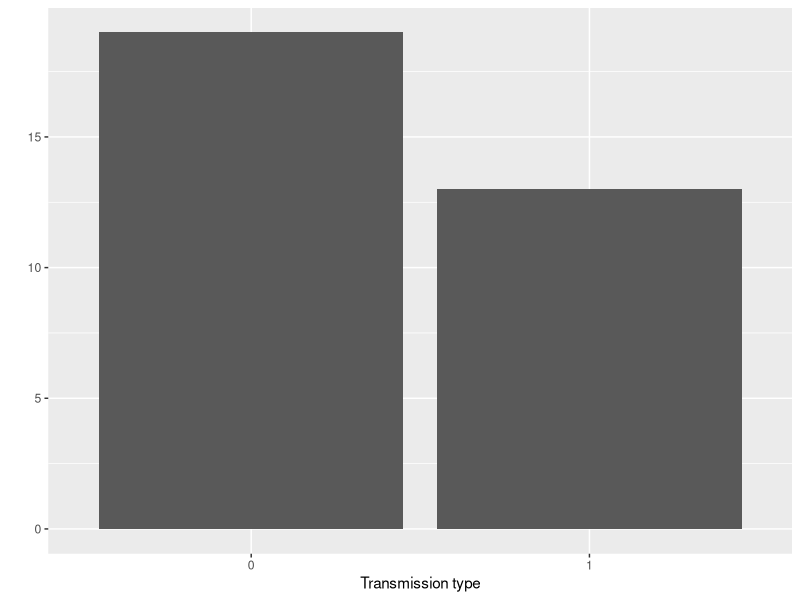
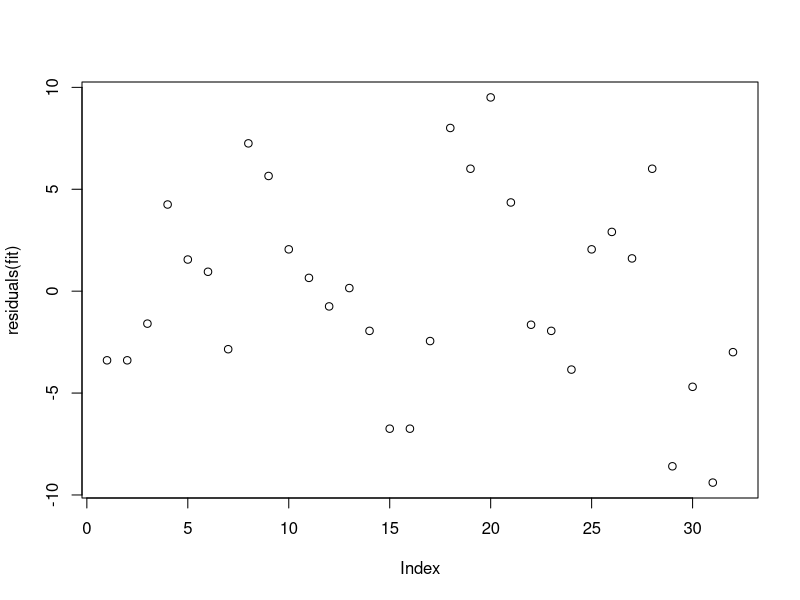
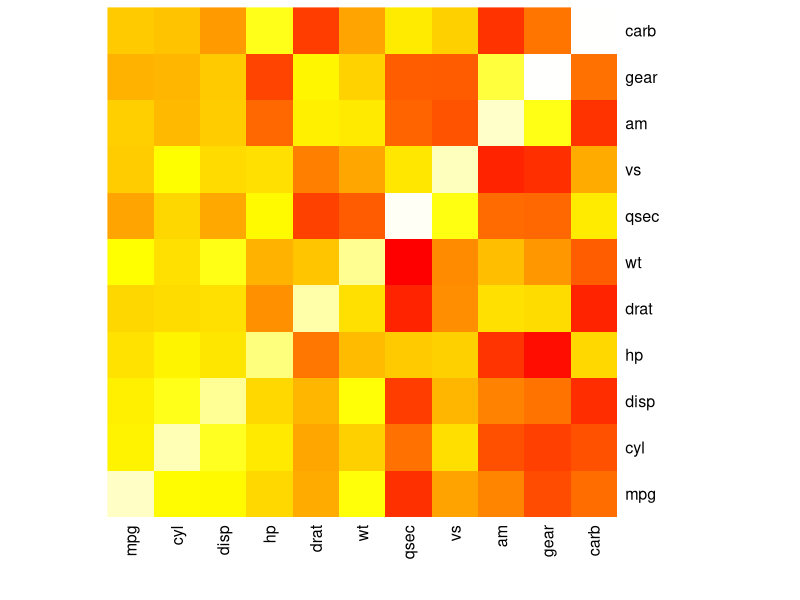
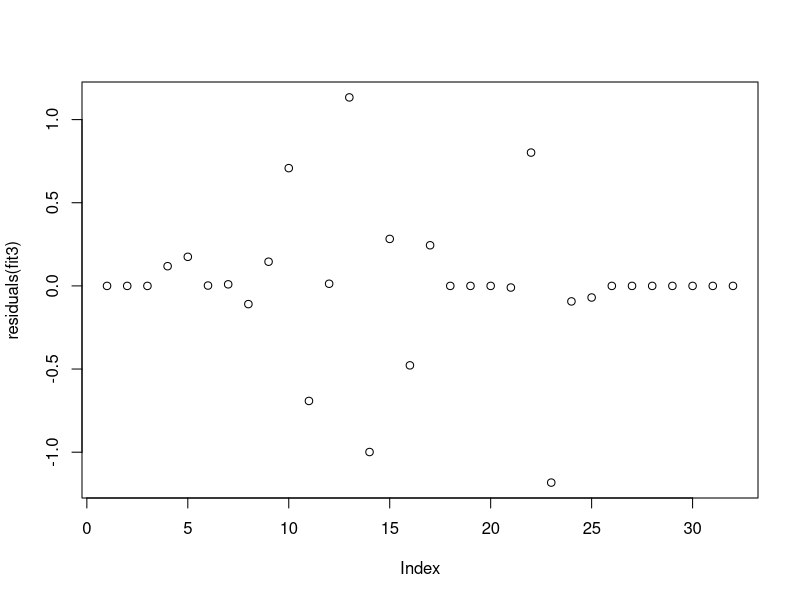

R code for these plots, in order:
## ---- chunk 1
# load libraries and data
library(ggplot2)
library(scales)
data(mtcars)
## ---- chunk 2
fit <- lm(mpg ~ am, data=mtcars)
summary(fit)
## ---- chunk 3
confint(fit)
## ---- chunk 4
paste("R squared: ", round(summary(fit)$r.squared, 3))
## ---- chunk 5
fit2 <- lm(formula = mpg ~ am + wt + hp + disp + carb, data = mtcars)
paste("R squared: ", summary(fit2)$r.squared)
## ---- chunk 6
fit3 <- lm(formula = mpg ~ am * wt * hp * disp * carb, data = mtcars)
paste("R squared: ", summary(fit3)$r.squared)
paste("Is am slope coefficient positive? ", coef(fit3)[[2]] > 0)
## ---- chunk 7
qplot(as.factor(mtcars$am), xlab="Transmission type")
## ---- chunk 8
plot(residuals(fit))
## ---- chunk 9
heatmap(abs(cor(mtcars)), Colv=NA, Rowv=NA, col=heat.colors(256))
## ---- chunk 10
plot(residuals(fit3))
